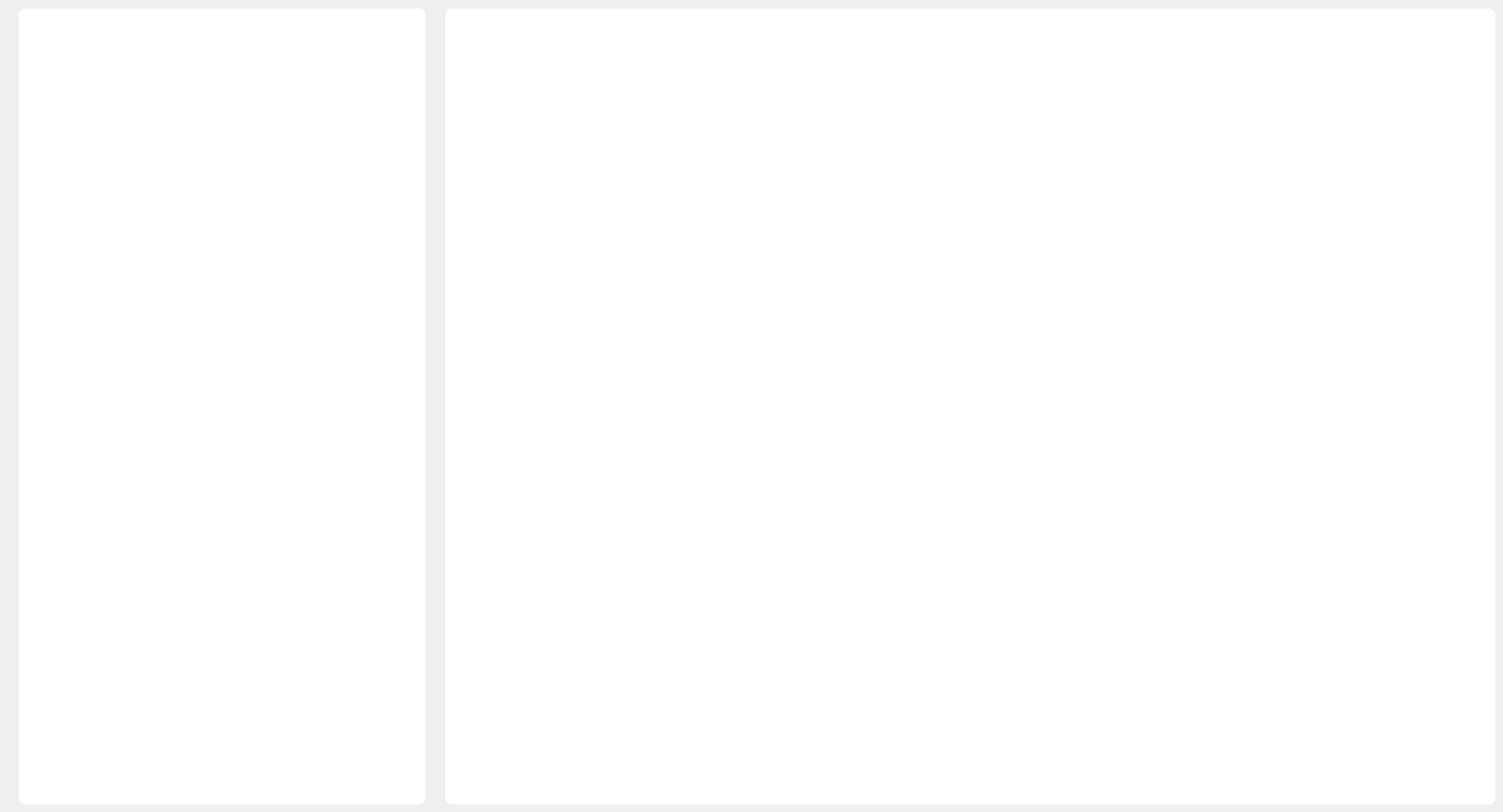
     <widget class="QWidget" name="tab_6">
      <attribute name="title">
       <string>Tab 5</string>
      </attribute>
      <widget class="QWidget" name="widget_patients_record" native="true">
       <property name="geometry">
        <rect>
         <x>40</x>
         <y>30</y>
         <width>441</width>
         <height>901</height>
        </rect>
       </property>
      </widget>
      <widget class="QWidget" name="widget_patient_treat_record" native="true">
       <property name="geometry">
        <rect>
         <x>550</x>
         <y>30</y>
         <width>1201</width>
         <height>901</height>
        </rect>
       </property>
      </widget>
      <widget class="QLabel" name="label_60">
       <property name="geometry">
        <rect>
         <x>22</x>
         <y>10</y>
         <width>481</width>
         <height>941</height>
        </rect>
       </property>
       <property name="styleSheet">
        <string notr="true">background-color: rgb(255, 255, 255);
border-radius: 8px;</string>
       </property>
       <property name="text">
        <string/>
       </property>
      </widget>
      <widget class="QLabel" name="label_61">
       <property name="geometry">
        <rect>
         <x>526</x>
         <y>10</y>
         <width>1241</width>
         <height>941</height>
        </rect>
       </property>
       <property name="styleSheet">
        <string notr="true">background-color: rgb(255, 255, 255);
border-radius: 8px;</string>
       </property>
       <property name="text">
        <string/>
       </property>
      </widget>
      <zorder>label_61</zorder>
      <zorder>label_60</zorder>
      <zorder>widget_patients_record</zorder>
      <zorder>widget_patient_treat_record</zorder>
     </widget>
